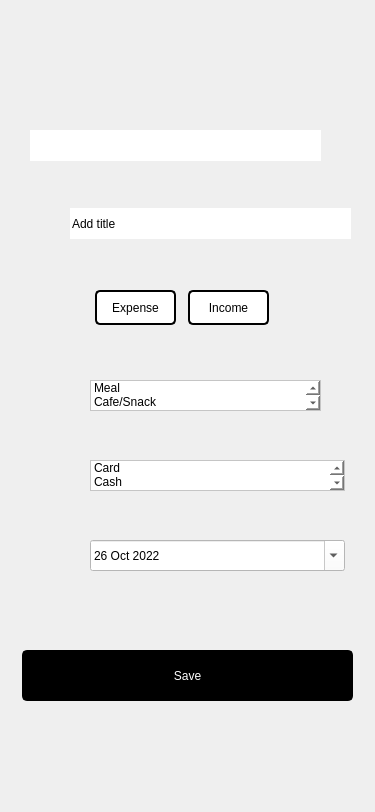
<?xml version="1.0" encoding="UTF-8"?>
<ui version="4.0">
 <class>Recordplan</class>
 <widget class="QDialog" name="Recordplan">
  <property name="geometry">
   <rect>
    <x>0</x>
    <y>0</y>
    <width>375</width>
    <height>812</height>
   </rect>
  </property>
  <property name="minimumSize">
   <size>
    <width>375</width>
    <height>812</height>
   </size>
  </property>
  <property name="maximumSize">
   <size>
    <width>375</width>
    <height>812</height>
   </size>
  </property>
  <property name="windowTitle">
   <string>Dialog</string>
  </property>
  <widget class="QWidget" name="widget" native="true">
   <property name="geometry">
    <rect>
     <x>0</x>
     <y>0</y>
     <width>375</width>
     <height>812</height>
    </rect>
   </property>
   <property name="minimumSize">
    <size>
     <width>375</width>
     <height>812</height>
    </size>
   </property>
   <property name="maximumSize">
    <size>
     <width>375</width>
     <height>812</height>
    </size>
   </property>
   <widget class="QLabel" name="record_pic">
    <property name="geometry">
     <rect>
      <x>0</x>
      <y>0</y>
      <width>375</width>
      <height>812</height>
     </rect>
    </property>
    <property name="minimumSize">
     <size>
      <width>375</width>
      <height>812</height>
     </size>
    </property>
    <property name="maximumSize">
     <size>
      <width>375</width>
      <height>812</height>
     </size>
    </property>
    <property name="text">
     <string/>
    </property>
    <property name="pixmap">
     <pixmap>images/record_page.png</pixmap>
    </property>
   </widget>
   <widget class="QPushButton" name="go_secpage">
    <property name="geometry">
     <rect>
      <x>23</x>
      <y>59</y>
      <width>21</width>
      <height>21</height>
     </rect>
    </property>
    <property name="cursor">
     <cursorShape>OpenHandCursor</cursorShape>
    </property>
    <property name="styleSheet">
     <string notr="true">border: 0px; background-color:rgba(255,255,255,0.0)</string>
    </property>
    <property name="text">
     <string/>
    </property>
    <property name="flat">
     <bool>true</bool>
    </property>
   </widget>
   <widget class="QPushButton" name="expense_btn">
    <property name="geometry">
     <rect>
      <x>95</x>
      <y>290</y>
      <width>81</width>
      <height>35</height>
     </rect>
    </property>
    <property name="toolTip">
     <string>&lt;html&gt;&lt;head/&gt;&lt;body&gt;&lt;p &gt;&lt;br/&gt;&lt;/p&gt;&lt;/body&gt;&lt;/html&gt;</string>
    </property>
    <property name="layoutDirection">
     <enum>Qt::LeftToRight</enum>
    </property>
    <property name="styleSheet">
     <string notr="true">QPushButton{
	font: 700 11pt &quot;맑은 고딕&quot;;
	color: rgb(0,0,0);
	background-color: white;
	border: 2px solid rgb(0,0,0);
	border-radius: 5px;
}</string>
    </property>
    <property name="text">
     <string>Expense</string>
    </property>
    <property name="flat">
     <bool>false</bool>
    </property>
   </widget>
   <widget class="QPushButton" name="income_btn">
    <property name="geometry">
     <rect>
      <x>188</x>
      <y>290</y>
      <width>81</width>
      <height>35</height>
     </rect>
    </property>
    <property name="styleSheet">
     <string notr="true">QPushButton{
	font: 700 11pt &quot;맑은 고딕&quot;;
	color: rgb(0,0,0);
	background-color: white;
	border: 2px solid rgb(0,0,0);
	border-radius: 5px;
}</string>
    </property>
    <property name="text">
     <string>Income</string>
    </property>
    <property name="flat">
     <bool>false</bool>
    </property>
   </widget>
   <widget class="QLineEdit" name="money_line">
    <property name="geometry">
     <rect>
      <x>30</x>
      <y>130</y>
      <width>291</width>
      <height>31</height>
     </rect>
    </property>
    <property name="toolTip">
     <string>&lt;html&gt;&lt;head/&gt;&lt;body&gt;&lt;p&gt;&lt;br/&gt;&lt;/p&gt;&lt;/body&gt;&lt;/html&gt;</string>
    </property>
    <property name="whatsThis">
     <string>&lt;!DOCTYPE HTML PUBLIC &quot;-//W3C//DTD HTML 4.0//EN&quot; &quot;http://www.w3.org/TR/REC-html40/strict.dtd&quot;&gt;
&lt;html&gt;&lt;head&gt;&lt;meta name=&quot;qrichtext&quot; content=&quot;1&quot; /&gt;&lt;meta charset=&quot;utf-8&quot; /&gt;&lt;style type=&quot;text/css&quot;&gt;
p, li { white-space: pre-wrap; }
hr { height: 1px; border-width: 0; }
&lt;/style&gt;&lt;/head&gt;&lt;body style=&quot; font-family:'맑은 고딕'; font-size:12pt; font-weight:700; font-style:normal;&quot;&gt;
&lt;p align=&quot;right&quot; style=&quot; margin-top:12px; margin-bottom:12px; margin-left:0px; margin-right:0px; -qt-block-indent:0; text-indent:0px;&quot;&gt;&lt;br /&gt;&lt;/p&gt;&lt;/body&gt;&lt;/html&gt;</string>
    </property>
    <property name="styleSheet">
     <string notr="true">background-color: rgb(255, 255, 255);
font: 700 12pt &quot;맑은 고딕&quot;;
</string>
    </property>
    <property name="text">
     <string/>
    </property>
    <property name="frame">
     <bool>false</bool>
    </property>
    <property name="alignment">
     <set>Qt::AlignRight|Qt::AlignTrailing|Qt::AlignVCenter</set>
    </property>
   </widget>
   <widget class="QLineEdit" name="title_line">
    <property name="geometry">
     <rect>
      <x>70</x>
      <y>208</y>
      <width>281</width>
      <height>31</height>
     </rect>
    </property>
    <property name="styleSheet">
     <string notr="true">background-color: rgb(255, 255, 255);
font: 700 12pt &quot;맑은 고딕&quot;;</string>
    </property>
    <property name="text">
     <string>Add title</string>
    </property>
    <property name="frame">
     <bool>false</bool>
    </property>
   </widget>
   <widget class="QListWidget" name="category_list">
    <property name="geometry">
     <rect>
      <x>90</x>
      <y>380</y>
      <width>231</width>
      <height>31</height>
     </rect>
    </property>
    <property name="contextMenuPolicy">
     <enum>Qt::ActionsContextMenu</enum>
    </property>
    <property name="acceptDrops">
     <bool>false</bool>
    </property>
    <property name="statusTip">
     <string/>
    </property>
    <property name="styleSheet">
     <string notr="true">background-color: rgb(255, 255, 255);
font: 12pt &quot;맑은 고딕&quot;;
color: rgb(0, 0, 0);</string>
    </property>
    <property name="autoScroll">
     <bool>true</bool>
    </property>
    <property name="tabKeyNavigation">
     <bool>false</bool>
    </property>
    <property name="verticalScrollMode">
     <enum>QAbstractItemView::ScrollPerItem</enum>
    </property>
    <property name="viewMode">
     <enum>QListView::ListMode</enum>
    </property>
    <property name="uniformItemSizes">
     <bool>false</bool>
    </property>
    <property name="currentRow">
     <number>-1</number>
    </property>
    <item>
     <property name="text">
      <string>Meal</string>
     </property>
     <property name="icon">
      <iconset resource="resources.qrc">
       <normaloff>:/images/Meal.png</normaloff>:/images/Meal.png</iconset>
     </property>
    </item>
    <item>
     <property name="text">
      <string>Cafe/Snack</string>
     </property>
     <property name="icon">
      <iconset resource="resources.qrc">
       <normaloff>:/images/Snack.png</normaloff>:/images/Snack.png</iconset>
     </property>
    </item>
    <item>
     <property name="text">
      <string>Medicine</string>
     </property>
     <property name="icon">
      <iconset resource="resources.qrc">
       <normaloff>:/images/Medicine.png</normaloff>:/images/Medicine.png</iconset>
     </property>
    </item>
    <item>
     <property name="text">
      <string>Car</string>
     </property>
     <property name="icon">
      <iconset resource="resources.qrc">
       <normaloff>:/images/Car.png</normaloff>:/images/Car.png</iconset>
     </property>
    </item>
    <item>
     <property name="text">
      <string>Transportation</string>
     </property>
     <property name="icon">
      <iconset resource="resources.qrc">
       <normaloff>:/images/Transportation.png</normaloff>:/images/Transportation.png</iconset>
     </property>
    </item>
    <item>
     <property name="text">
      <string>Education</string>
     </property>
     <property name="icon">
      <iconset resource="resources.qrc">
       <normaloff>:/images/Education.png</normaloff>:/images/Education.png</iconset>
     </property>
    </item>
    <item>
     <property name="text">
      <string>Living</string>
     </property>
     <property name="icon">
      <iconset resource="resources.qrc">
       <normaloff>:/images/Living.png</normaloff>:/images/Living.png</iconset>
     </property>
    </item>
    <item>
     <property name="text">
      <string>Travel</string>
     </property>
     <property name="icon">
      <iconset resource="resources.qrc">
       <normaloff>:/images/Travel.png</normaloff>:/images/Travel.png</iconset>
     </property>
    </item>
    <item>
     <property name="text">
      <string>Daily</string>
     </property>
     <property name="icon">
      <iconset resource="resources.qrc">
       <normaloff>:/images/Daily.png</normaloff>:/images/Daily.png</iconset>
     </property>
    </item>
    <item>
     <property name="text">
      <string>Exercise</string>
     </property>
     <property name="icon">
      <iconset resource="resources.qrc">
       <normaloff>:/images/Exercise.png</normaloff>:/images/Exercise.png</iconset>
     </property>
    </item>
    <item>
     <property name="text">
      <string>Clothes</string>
     </property>
     <property name="icon">
      <iconset resource="resources.qrc">
       <normaloff>:/images/Clothes.png</normaloff>:/images/Clothes.png</iconset>
     </property>
    </item>
    <item>
     <property name="text">
      <string>Beauty</string>
     </property>
     <property name="icon">
      <iconset resource="resources.qrc">
       <normaloff>:/images/Beauty.png</normaloff>:/images/Beauty.png</iconset>
     </property>
    </item>
    <item>
     <property name="text">
      <string>Direct input</string>
     </property>
     <property name="flags">
      <set>ItemIsSelectable|ItemIsEditable|ItemIsDragEnabled|ItemIsUserCheckable|ItemIsEnabled</set>
     </property>
    </item>
   </widget>
   <widget class="QPushButton" name="save_btn">
    <property name="geometry">
     <rect>
      <x>22</x>
      <y>650</y>
      <width>331</width>
      <height>51</height>
     </rect>
    </property>
    <property name="cursor">
     <cursorShape>OpenHandCursor</cursorShape>
    </property>
    <property name="toolTip">
     <string>&lt;html&gt;&lt;head/&gt;&lt;body&gt;&lt;p align=&quot;center&quot;&gt;&lt;br/&gt;&lt;/p&gt;&lt;/body&gt;&lt;/html&gt;</string>
    </property>
    <property name="styleSheet">
     <string notr="true">QPushButton{
	font: 700 12pt &quot;맑은 고딕&quot;;
	color: rgb(255, 255, 255);
	background-color: rgb(0, 0, 0);
	border: 2px solid rgb(0,0,0);
	border-radius: 5px;
}</string>
    </property>
    <property name="text">
     <string>Save</string>
    </property>
    <property name="flat">
     <bool>false</bool>
    </property>
   </widget>
   <widget class="QListWidget" name="method_list">
    <property name="geometry">
     <rect>
      <x>90</x>
      <y>460</y>
      <width>255</width>
      <height>31</height>
     </rect>
    </property>
    <property name="styleSheet">
     <string notr="true">background-color: rgb(255, 255, 255);
font: 12pt &quot;맑은 고딕&quot;;
color: rgb(0, 0, 0);</string>
    </property>
    <item>
     <property name="text">
      <string>Card</string>
     </property>
    </item>
    <item>
     <property name="text">
      <string>Cash</string>
     </property>
    </item>
    <item>
     <property name="text">
      <string>Other thing</string>
     </property>
    </item>
   </widget>
   <widget class="QPushButton" name="remove_money">
    <property name="geometry">
     <rect>
      <x>327</x>
      <y>136</y>
      <width>18</width>
      <height>18</height>
     </rect>
    </property>
    <property name="cursor">
     <cursorShape>OpenHandCursor</cursorShape>
    </property>
    <property name="styleSheet">
     <string notr="true">border: 0px; background-color:rgba(255,255,255,0.0)</string>
    </property>
    <property name="text">
     <string/>
    </property>
    <property name="flat">
     <bool>true</bool>
    </property>
   </widget>
   <widget class="QDateEdit" name="date_edit">
    <property name="geometry">
     <rect>
      <x>90</x>
      <y>540</y>
      <width>255</width>
      <height>31</height>
     </rect>
    </property>
    <property name="styleSheet">
     <string notr="true">background-color: rgb(255, 255, 255);
color: rgb(0, 0, 0);</string>
    </property>
    <property name="locale">
     <locale language="English" country="UnitedStates"/>
    </property>
    <property name="frame">
     <bool>true</bool>
    </property>
    <property name="calendarPopup">
     <bool>true</bool>
    </property>
    <property name="date">
     <date>
      <year>2022</year>
      <month>10</month>
      <day>26</day>
     </date>
    </property>
   </widget>
   <widget class="QPushButton" name="go_category_menu">
    <property name="geometry">
     <rect>
      <x>330</x>
      <y>385</y>
      <width>18</width>
      <height>18</height>
     </rect>
    </property>
    <property name="cursor">
     <cursorShape>OpenHandCursor</cursorShape>
    </property>
    <property name="styleSheet">
     <string notr="true">border: 0px; background-color:rgba(255,255,255,0.0)</string>
    </property>
    <property name="text">
     <string/>
    </property>
    <property name="flat">
     <bool>true</bool>
    </property>
   </widget>
  </widget>
 </widget>
 <resources>
  <include location="resources.qrc"/>
 </resources>
 <connections/>
</ui>
